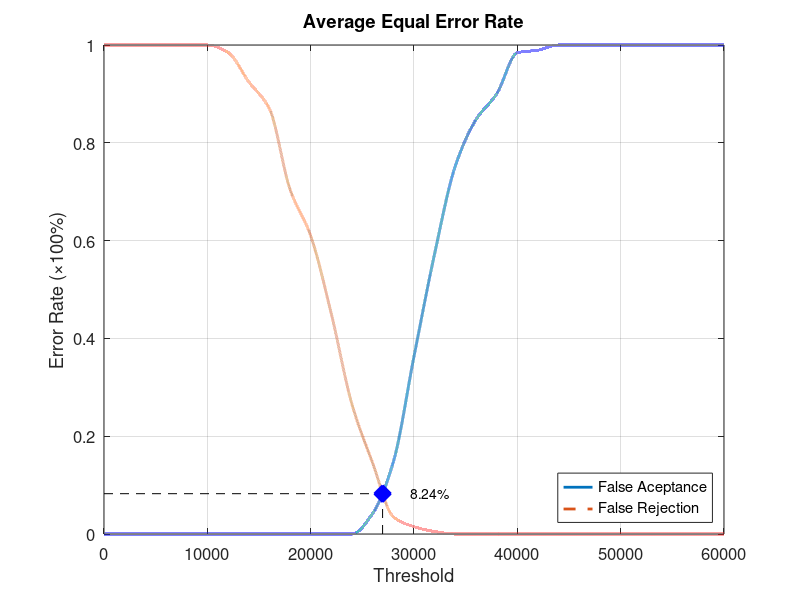
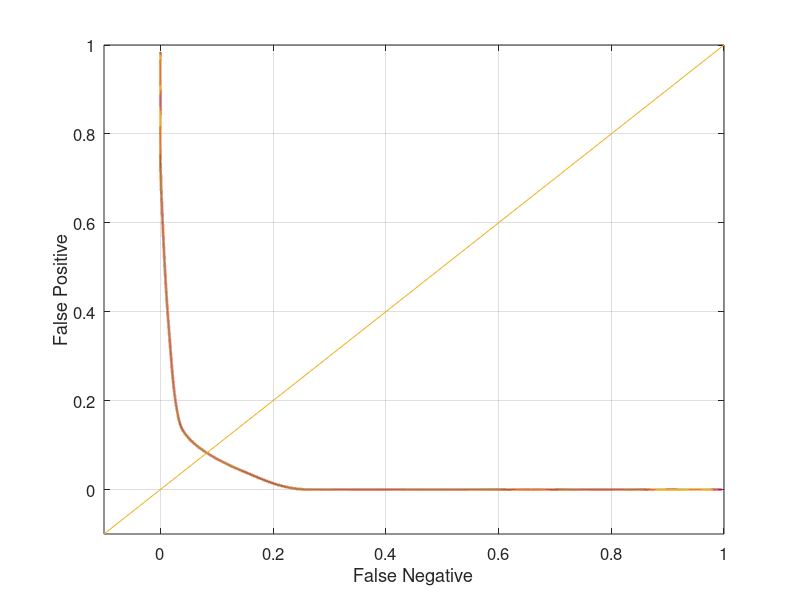

Reproduce these figures in MATLAB, in order.
function yEER = Database5_2
close all;
clear;
clc;
x = 0:2000:60000;
xq = 0:0.5:60000;

y0 = [0 0 0 0 0 0 0 0 0 0 0 0 0 0.0421053 0.147368 0.363158 0.573684 0.752632 0.847368 0.9 0.984211 0.989474 1 1 1 1 1 1 1 1 1];
yy0 = interp1(x, y0, xq, 'pchip');
y1 = [1 1 1 1 1 1 0.985 0.925 0.87 0.705 0.61 0.45 0.265 0.145 0.035 0.015 0.005 0 0 0 0 0 0 0 0 0 0 0 0 0 0];
yy1 = interp1(x, y1, xq, 'pchip');

% Calculating EER: 
y2 = abs(y0 - y1);
find(y2 == min(y2))
yy2 = abs(yy0 - yy1);
xEER = find(yy2 == min(yy2));
xEERIndex = xq(xEER) % X-axis EER
yEER = yy0(xEER) % Y-axis EER

main = figure
plot(xq, yy0,'-','LineWidth', 2);	hold on
plot(xq, yy1,'--','LineWidth', 2);	hold on
plot([xEERIndex xEERIndex], [0 yEER], 'k--');	hold on
plot([0 xEERIndex], [yEER yEER], 'k--');	hold on
plot(xEERIndex, yEER, 'bx', 'LineWidth', 10);	hold on
text(xEERIndex + 10 * xEERIndex / 100, yEER, [num2str(round((10000 * yEER)) / 100) '%'])
legend('False Aceptance', 'False Rejection', 'Location', 'SouthEast')
xlabel('Threshold')
ylabel('Error Rate (\times100%)')
title('Average Equal Error Rate')
set(gca, 'FontSize', 12)
axis([0 60000 0 1])
grid on

print(main, 'Database5_2Main', '-dpng');
FNRxFPR = figure('Color', [1 1 1]);
plot(yy1, yy0, '-', yy1, yy0, 'LineWidth', 2);
hold on
y = -0.1:0.1:1
plot(y, y); 
set(gca, 'FontSize', 12)
xlabel('False Negative')
ylabel('False Positive')
axis([-0.1 1 -0.1 1])
set(gca, 'FontSize', 12)
grid on

print(FNRxFPR, 'Database5_2FNRxFPR','-dpng');
end
